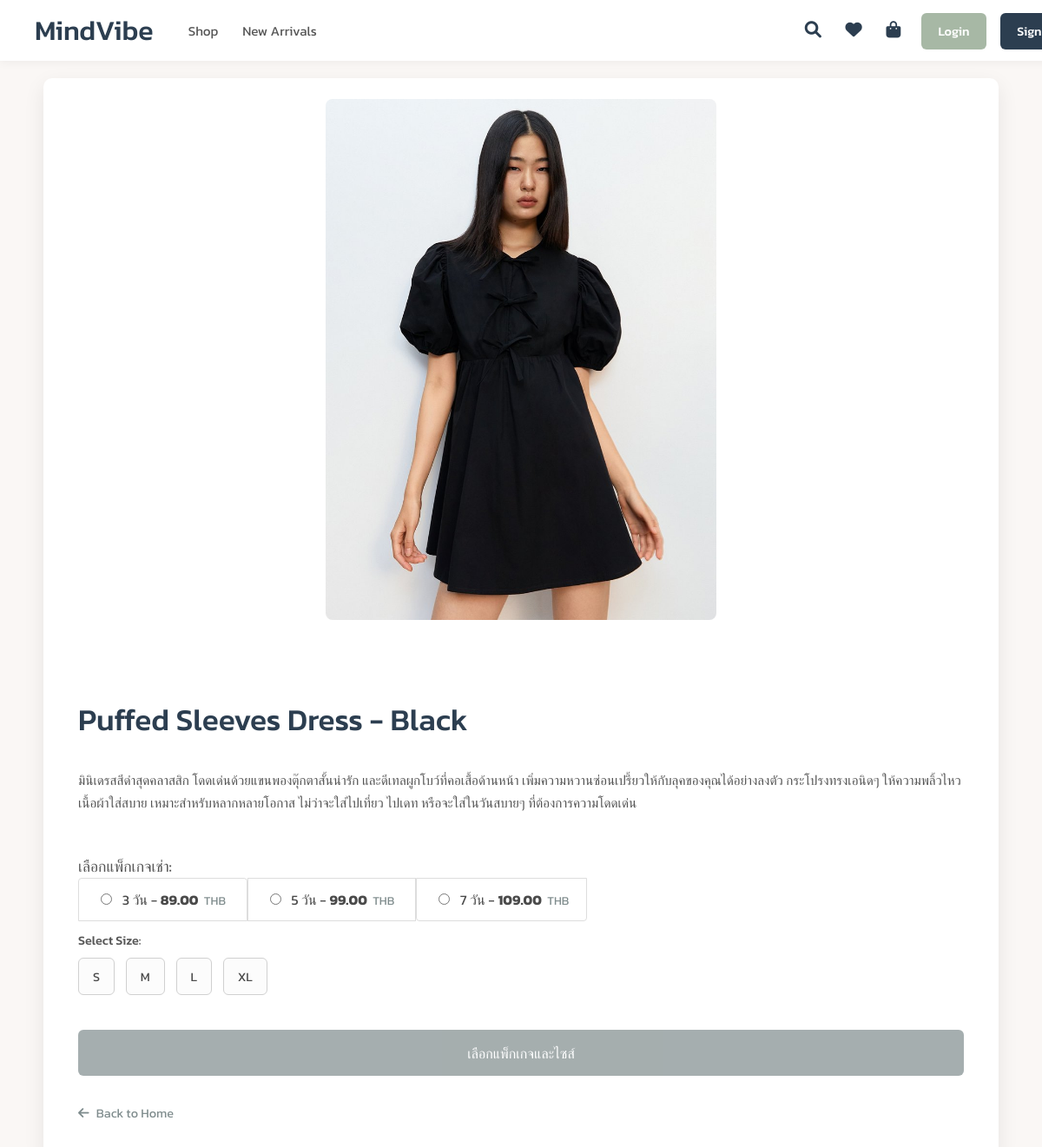
The page /clothing/9/ on the database its author committed.
### clothes/models.py (models this page shows, shortened)
class Clothing(models.Model):
    category = models.ForeignKey(
        'Category',
        related_name='clothes',
        on_delete=models.SET_NULL,
        null=True,
        blank=True,
        help_text="เลือกหมวดหมู่สำหรับชุดนี้"
    )
    name = models.CharField(max_length=100, help_text="ชื่อชุด")
    slug = models.SlugField(max_length=120, unique=True, blank=True, help_text="URL (สร้างจากชื่ออัตโนมัติ)")
    description = models.TextField(help_text="รายละเอียดชุด, เนื้อผ้า, คำแนะนำในการเช่า (ถ้ามี)")
    image = models.ImageField(upload_to='clothing_images/', help_text="รูปภาพหลักของชุด")
    price_3_days = models.DecimalField(max_digits=10, decimal_places=2, null=True, blank=True, help_text="ราคาเช่า 3 วัน (บาท)")
    price_5_days = models.DecimalField(max_digits=10, decimal_places=2, null=True, blank=True, help_text="ราคาเช่า 5 วัน (บาท)")
    price_7_days = models.DecimalField(max_digits=10, decimal_places=2, null=True, blank=True, help_text="ราคาเช่า 7 วัน (บาท)")
    available_for_rent = models.BooleanField(default=True, help_text="ชุดนี้พร้อมให้เช่าหรือไม่?")
    created_at = models.DateTimeField(default=timezone.now)
    updated_at = models.DateTimeField(auto_now=True)
    class Meta:
        verbose_name = "สินค้าเสื้อผ้า"
        verbose_name_plural = "สินค้าเสื้อผ้า"
        ordering = ['-created_at', 'name']

### clothes/views.py (the view)
# urls.py: path('clothing/<int:pk>/', views.detail, name='detail'),
def detail(request, pk):
    item = get_object_or_404(Clothing, pk=pk)
    return render(request, 'clothes/detail.html', {'item': item})

### clothes/templates/clothes/detail.html (shortened to what this page needs)
{% load static %}
<!DOCTYPE html>
<html lang="en">
<head>
  <link rel="stylesheet" href="https://cdnjs.cloudflare.com/ajax/libs/font-awesome/6.0.0-beta3/css/all.min.css">
</head>
<body>
  <nav class="navbar">
    <div class="navbar-left">
        <div class="navbar-logo">
            <a href="{% url 'clothes:home' %}">MindVibe</a>
        </div>
        <div class="navbar-categories">
            <a href="#">Shop</a>
            <a href="{% url 'clothes:new_arrivals' %}">New Arrivals</a>
        </div>
    </div>
    <div class="navbar-right">
        <div class="navbar-icons">
            <a href="#" aria-label="Search"><i class="fas fa-search"></i></a>
            <a href="#" aria-label="Wishlist"><i class="fas fa-heart"></i></a>
            <a href="#" aria-label="Shopping Bag"><i class="fas fa-shopping-bag"></i></a>
        </div>
        <div class="navbar-auth">
            {% if user.is_authenticated %}
                <span class="user-greeting">Hi, {{ user.username|default:'User' }}</span>
                <a href="{% url 'clothes:logout' %}" class="btn-logout">Logout</a>
            {% else %}
                <a href="{% url 'clothes:login' %}" class="btn-login">Login</a>
                <a href="{% url 'clothes:signup' %}" class="btn-signup">Sign Up</a>
            {% endif %}
        </div>
    </div>
  </nav>
  <div class="container">
    <div class="image-column">
        {% if item.image %}
            <img src="{{ item.image.url }}" alt="{{ item.name }}">
        {% else %}
            <img src="https://placehold.co/400x500/E0E0E0/A0A0A0?text=No+Image" alt="{{ item.name }}">
        {% endif %}
    </div>
    <div class="info-column">
      <h1>{{ item.name }}</h1>
      <p class="description">{{ item.description }}</p>
        <form id="addToCartForm" method="POST" action="{% url 'clothes:add_to_cart' item.pk %}">
            {% if item.price_3_days or item.price_5_days or item.price_7_days %}
                <div class="rental-options-wrapper" style="margin-bottom: 1.5rem;">
                    <h4 style="font-size: 1.1rem; font-weight: 500; color: #555; margin-bottom: 0.8rem;">เลือกแพ็กเกจเช่า:</h4>
                    <div id="rentalDurationOptions">
                        {% if item.price_3_days %}
                        <label class="list-group-item">
                            <input type="radio" name="rental_duration" value="3_days" data-price="{{ item.price_3_days|floatformat:2 }}" data-duration-text="3 วัน" required class="rental-duration-radio">
                            <span>3 วัน - </span><span style="font-weight:bold;">{{ item.price_3_days|floatformat:2 }}</span><span class="currency" style="font-size: 0.85rem; color: #7f8c8d; margin-left: 0.2rem;"> THB</span>
                        </label>
                        {% endif %}
                        {% if item.price_5_days %}
                        <label class="list-group-item">
                            <input type="radio" name="rental_duration" value="5_days" data-price="{{ item.price_5_days|floatformat:2 }}" data-duration-text="5 วัน" required class="rental-duration-radio">
                            <span>5 วัน - </span><span style="font-weight:bold;">{{ item.price_5_days|floatformat:2 }}</span><span class="currency" style="font-size: 0.85rem; color: #7f8c8d; margin-left: 0.2rem;"> THB</span>
                        </label>
                        {% endif %}
                        {% if item.price_7_days %}
                        <label class="list-group-item">
                            <input type="radio" name="rental_duration" value="7_days" data-price="{{ item.price_7_days|floatformat:2 }}" data-duration-text="7 วัน" required class="rental-duration-radio">
                            <span>7 วัน - </span><span style="font-weight:bold;">{{ item.price_7_days|floatformat:2 }}</span><span class="currency" style="font-size: 0.85rem; color: #7f8c8d; margin-left: 0.2rem;"> THB</span>
                        </label>
                        {% endif %}
                    </div>
                </div>
            {% else %}
                <p class="price-tag" style="color: #c0392b;">Price on request</p>
                <p style="font-size: 0.9rem; color: #7f8c8d; margin-top: -1rem; margin-bottom: 1.5rem;">
                    กรุณาติดต่อสอบถามข้อมูลราคา
                </p>
            {% endif %}
            <div class="size-wrapper">
                <label>Select Size:</label>
                <div class="size-buttons">
                    <button type="button" class="size-btn" onclick="selectSize(this, 'S')">S</button>
                    <button type="button" class="size-btn" onclick="selectSize(this, 'M')">M</button>
                    <button type="button" class="size-btn" onclick="selectSize(this, 'L')">L</button>
                    <button type="button" class="size-btn" onclick="selectSize(this, 'XL')">XL</button>
                </div>
            </div>
            {% if item.available_for_rent %}
                <button type="submit" id="submitAddToCartBtn" class="add-to-cart-btn" disabled>
                </button>
            {% else %}
                <button type="button" class="add-to-cart-btn" disabled>
                    Currently Unavailable
                </button>
            {% endif %}
        </form>
      <a href="{% url 'clothes:home' %}" class="back-link"><i class="fas fa-arrow-left"></i> Back to Home</a>
    </div>
  </div>
</body>
</html>

### clothes/templates/clothes/detail.html (style rules this page uses)
body { font-family: 'Kanit', sans-serif; background-color: #FAF7F5; color: #4A4A4A; margin: 0; padding: 2rem; padding-top: 90px; display: flex; justify-content: center; align-items: flex-start; min-height: 100vh; }
.container { display: flex; flex-wrap: wrap; max-width: 1100px; width: 100%; background-color: #FFFFFF; border-radius: 10px; box-shadow: 0 8px 25px rgba(0, 0, 0, 0.08); overflow: hidden; }
.image-column { flex: 1 1 50%; min-width: 300px; padding: 1.5rem; display: flex; justify-content: center; align-items: center; }
.image-column img { max-width: 100%; max-height: 600px; height: auto; border-radius: 8px; object-fit: cover; }
.info-column { flex: 1 1 50%; min-width: 300px; padding: 2.5rem; display: flex; flex-direction: column; }
.info-column h1 { font-size: 2.2rem; color: #2C3E50; margin-bottom: 1rem; font-weight: 500; }
.info-column .description { font-size: 0.95rem; line-height: 1.7; color: #555; margin-bottom: 1.5rem; }
.rental-options-wrapper label.list-group-item { cursor: pointer; border: 1px solid #ddd; padding: 0.75rem 1.25rem; margin-bottom: -1px; border-radius: 0; transition: background-color 0.2s ease; }
.rental-options-wrapper label.list-group-item:first-child { border-top-left-radius: .25rem; border-top-right-radius: .25rem; }
.rental-options-wrapper label.list-group-item:last-child { border-bottom-left-radius: .25rem; border-bottom-right-radius: .25rem; margin-bottom: 0; }
.rental-options-wrapper input[type="radio"] { margin-right: 0.5rem; }
.size-wrapper { margin-bottom: 1.5rem; }
.size-wrapper > label { display: block; margin-bottom: 0.6rem; color: #555555; font-weight: 500; font-size: 0.9rem; }
.size-buttons { display: flex; gap: 0.8rem; }
.size-btn { padding: 0.6rem 1rem; border: 1px solid #D0D0D0; border-radius: 6px; background-color: #FCFCFC; color: #4A4A4A; cursor: pointer; font-family: 'Kanit', sans-serif; font-size: 0.9rem; transition: background-color 0.2s ease, border-color 0.2s ease, color 0.2s ease; }
.add-to-cart-btn { font-family: 'Kanit', sans-serif; font-size: 1rem; font-weight: 500; padding: 0.9rem 1.5rem; background-color: #2C3E50; color: white; border: none; border-radius: 6px; cursor: pointer; text-decoration: none; display: inline-block; width: 100%; text-align: center; transition: background-color 0.25s ease, transform 0.15s ease, opacity 0.25s ease; margin-top: 1rem; }
.add-to-cart-btn:disabled { background-color: #7f8c8d; cursor: not-allowed; opacity: 0.7; }
.back-link { display: inline-block; margin-top: 2rem; color: #7F8C8D; text-decoration: none; font-size: 0.9rem; transition: color 0.2s ease; }
.back-link i { margin-right: 0.3rem; }
.navbar { background-color: #FFFFFF; height: 70px; padding: 0 2.5rem; box-shadow: 0 2px 10px rgba(0, 0, 0, 0.05); display: flex; justify-content: space-between; align-items: center; position: fixed; top: 0; left: 0; width: 100%; z-index: 1000; }
.navbar-left { display: flex; align-items: center; }
.navbar-logo a { font-size: 2rem; font-weight: 500; color: #2C3E50; text-decoration: none; margin-right: 2.5rem; }
.navbar-categories a { color: #555; text-decoration: none; margin-right: 1.5rem; font-weight: 400; font-size: 0.95rem; transition: color 0.2s ease; }
.navbar-right { display: flex; align-items: center; }
.navbar-icons a, .navbar-auth > a, .navbar-auth > span { color: #2C3E50; text-decoration: none; margin-left: 1.5rem; font-size: 1.1rem; transition: color 0.2s ease; }
.navbar-icons a i { font-size: 1.2rem; }
.navbar-auth .btn-login, .navbar-auth .btn-signup, .navbar-auth .btn-logout { padding: 0.6rem 1.2rem; border-radius: 6px; color: white; font-weight: 500; text-decoration: none; transition: background-color 0.25s ease, transform 0.15s ease; border: none; font-size: 0.9rem; }
.navbar-auth .btn-login { background-color: #A7B8A5; }
.navbar-auth .btn-signup { background-color: #2C3E50; margin-left:0.8rem; }

### rows shown on the page
Clothing: image (picture), name "Puffed Sleeves Dress - Black", description "มินิเดรสสีดำสุดคลาสสิก โดดเด่นด้วยแขนพองตุ๊กตาสั้นน่ารัก และดีเทลผูกโบว์ที่คอเสื้อด้านหน้า เพิ่มความหวานซ่อนเปรี้ยวให้กับลุคของคุณได้อย่างลงตัว กระโปรงทรงเอนิดๆ ให้ความพลิ้วไหว เนื้อผ้าใส่สบาย เหมาะสำหรับหลากหลายโอกาส ไม่ว่าจะใส่ไปเที่ยว ไปเดท หรือจะใส่ในวันสบายๆ ที่ต้องการความโดดเด่น", price_3_days "89.00", price_5_days "99.00", price_7_days "109.00"
